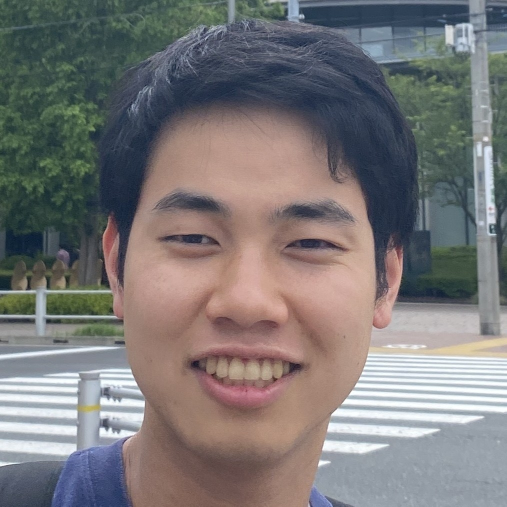
#> input picture static/images/tks2026_tus.jpg, 1013 x 1013 px (shown at 1/2 size)
$ python small_img.py
#> lines starting #> are read from the running program, lines starting #| are printed output that depends on the picture
"""
This code resizez an image, for the use in the profile page of the website.
It takes a large image, makes it smaller, and saves it as a new file.
"""

import cv2

img = cv2.imread("tks2026_tus.jpg")
#> img is the input picture: shape (1013, 1013, 3); mean B, G, R 119.5, 119.2, 122.4
n = 5  # Make the image 1/5 of its original size

small = cv2.resize(
    img,
    dsize=None,
    fx=1.0 / n,
    fy=1.0 / n,
    interpolation=cv2.INTER_AREA,  # Recommended for shrinking
)
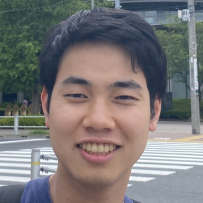
#> small: shape (203, 203, 3); mean B, G, R 119.5, 119.2, 122.4

cv2.imwrite("index_img.jpg", small)

$ run again, with static/images/pic1_coilreelpic.jpg copied over static/images/tks2026_tus.jpg
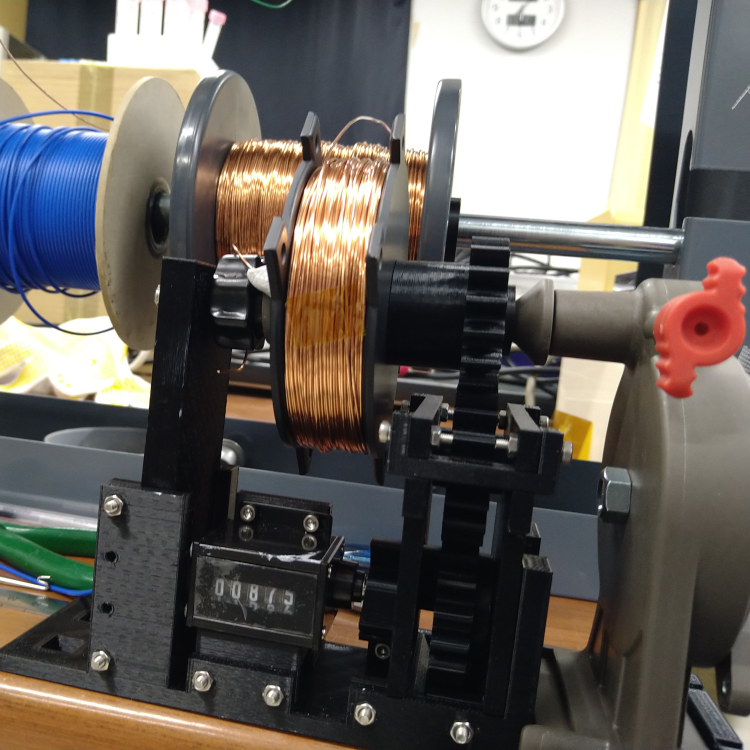
#> input picture static/images/pic1_coilreelpic.jpg, 3000 x 3000 px (shown at 1/4 size)
#> img is the input picture: shape (3000, 3000, 3); mean B, G, R 92.7, 97.7, 102.7
#> `small = cv2.resize( img, dsize=None, fx=1.0 / n, fy=1.0 / n, interpola..`:
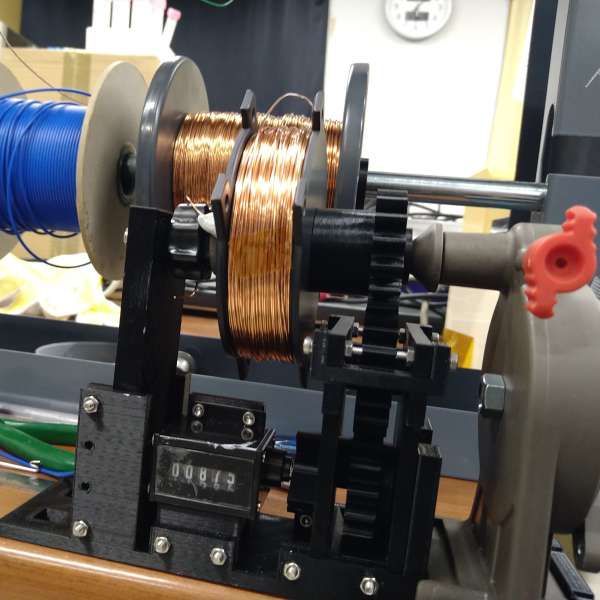
#> small: shape (600, 600, 3); mean B, G, R 92.7, 97.7, 102.7
